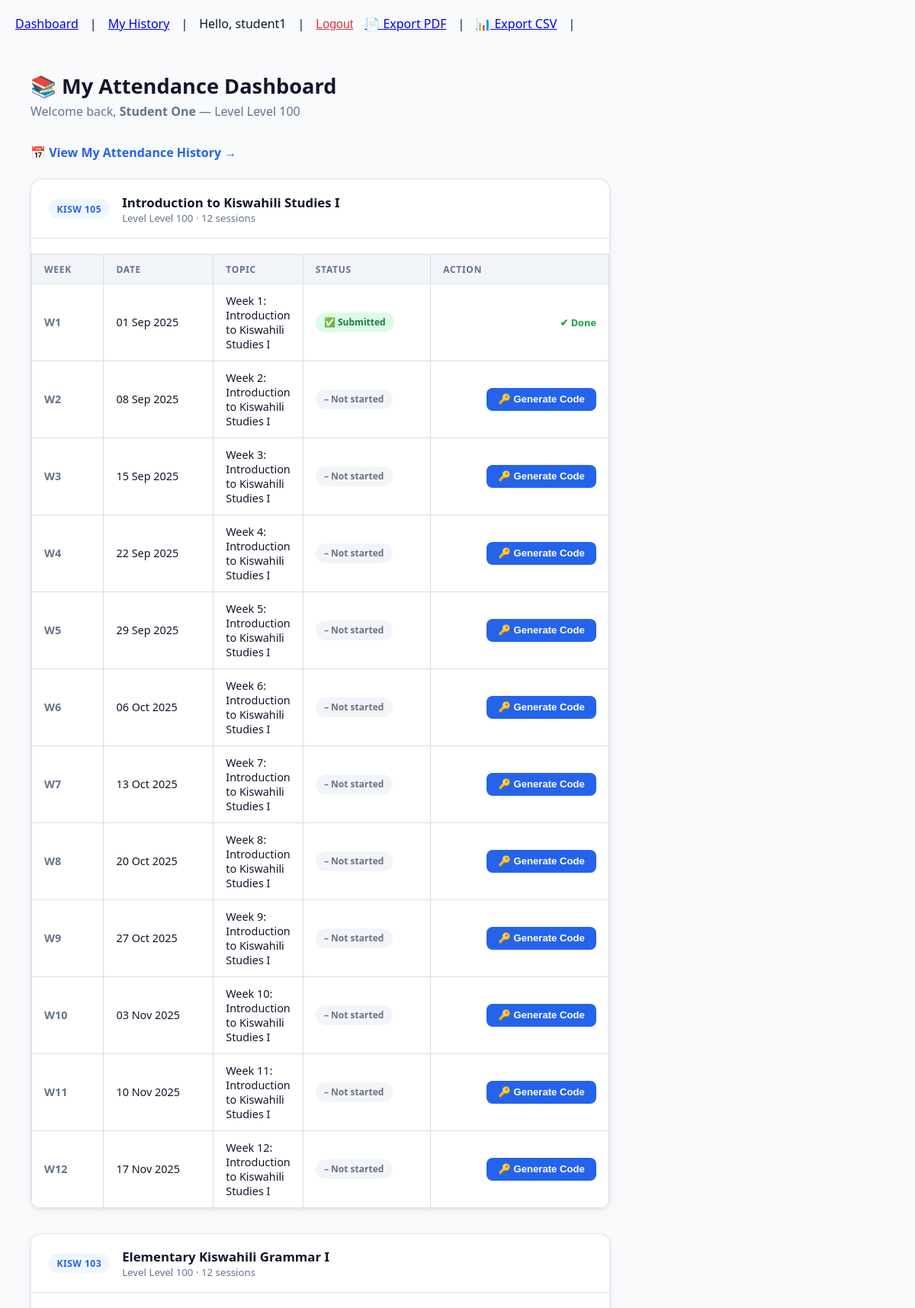
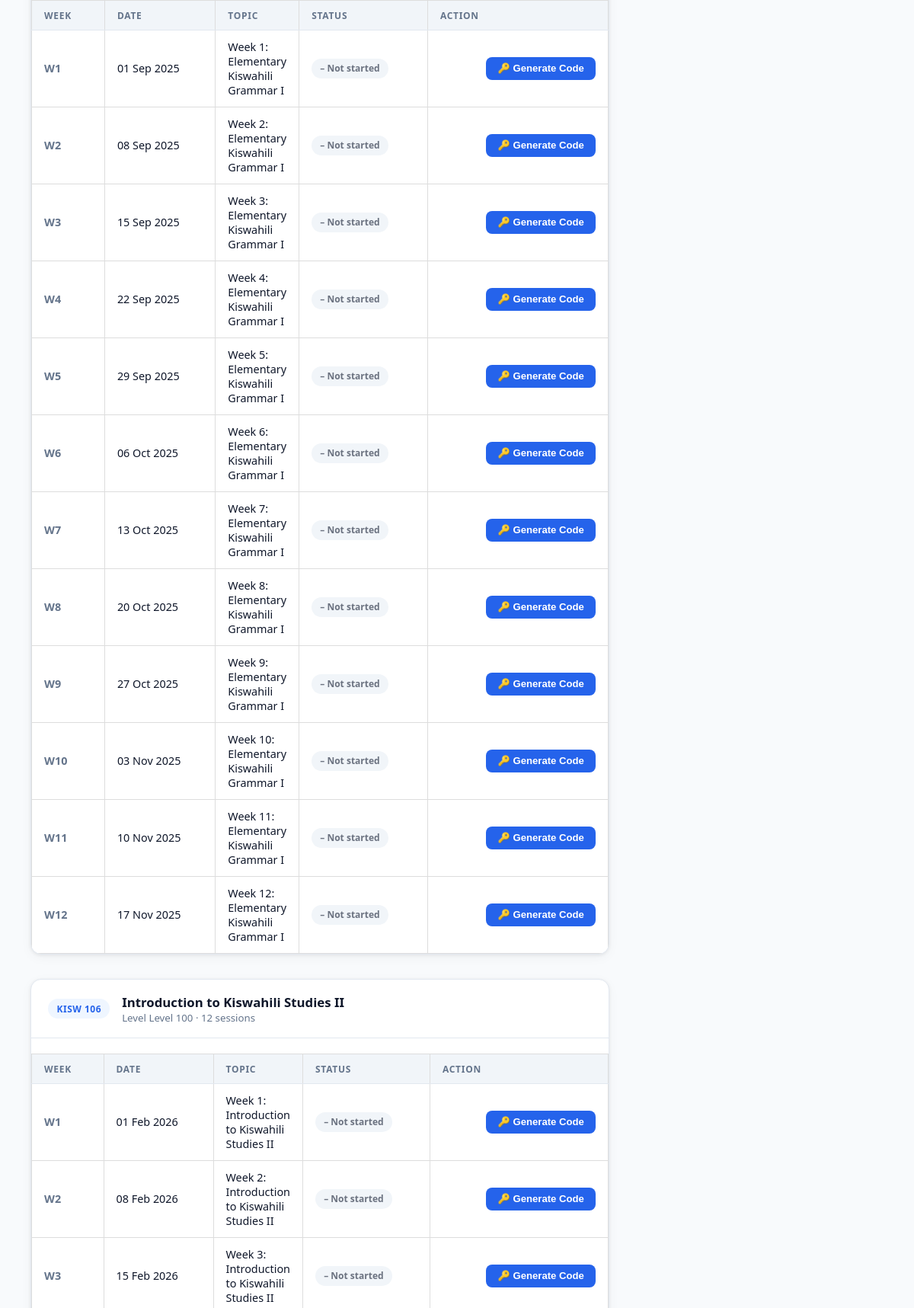
Screenshot of / (signed in, upper part) with the database file from the repository (2 pictures, top to bottom).
### attendance/models.py (models this page shows, shortened)
class UserProfile(models.Model):
    user = models.OneToOneField(User, on_delete=models.CASCADE)
    level = models.ForeignKey(Level, on_delete=models.SET_NULL, null=True, blank=True)
    student_id_number = models.CharField(max_length=50, blank=True, null=True)

class Level(models.Model):
    name = models.CharField(max_length=10, unique=True)
    def __str__(self):
        return f"Level {self.name}"

class Course(models.Model):
    code = models.CharField(max_length=20, unique=True)
    name = models.CharField(max_length=100)
    level = models.ForeignKey(Level, on_delete=models.CASCADE)
    semester = models.ForeignKey(Semester, on_delete=models.CASCADE)

class ClassSession(models.Model):
    course = models.ForeignKey(Course, on_delete=models.CASCADE)
    date = models.DateField()
    topic = models.CharField(max_length=200)
    lecturer = models.ForeignKey(User, on_delete=models.CASCADE)
    created_at = models.DateTimeField(auto_now_add=True)

### attendance/views.py (the view)
# urls.py: path("", views.dashboard, name="dashboard"),
@login_required
def dashboard(request):
    if is_lecturer(request.user):
        return redirect("attendance:lecturer_dashboard")
    profile = get_profile(request.user)
    if not profile:
        return redirect("login")
    courses = Course.objects.filter(level=profile.level, semester__is_archived=False).select_related("semester")
    course_data = []
    for course in courses:
        sessions = ClassSession.objects.filter(course=course).order_by("date")
        weeks = []
        for i, session in enumerate(sessions, start=1):
            code_obj = AttendanceCode.objects.filter(
                student=request.user, class_session=session
            ).first()
            record = AttendanceRecord.objects.filter(
                student=request.user, class_session=session
            ).first()
            if record:
                status = "submitted"
            elif code_obj and not code_obj.is_expired():
                status = "generated"
            elif code_obj and code_obj.is_expired():
                status = "expired"
            else:
                status = "not_started"
            weeks.append({
                "week_num": i,
                "session": session,
                "code_obj": code_obj,
                "record": record,
                "status": status,
            })
        course_data.append({"course": course, "weeks": weeks})
    return render(request, "attendance/dashboard.html", {"course_data": course_data})

### attendance/views.py (called while the page is built)
def is_lecturer(user):
    return user.is_staff or user.groups.filter(name="Lecturer").exists()

def get_profile(user):
    try:
        return user.userprofile
    except UserProfile.DoesNotExist:
        return None

### attendance/templates/attendance/dashboard.html (shortened to what this page needs)
{% extends "attendance/base.html" %}
{% block content %}
<div class="dash-wrap">
  <div class="dash-header">
    <h1>📚 My Attendance Dashboard</h1>
    <p>Welcome back, <strong>{{ request.user.get_full_name|default:request.user.username }}</strong>
       — Level {{ request.user.userprofile.level }}</p>
  </div>
  <p style="margin-bottom:1.5rem">
    <a href="{% url 'attendance:history' %}" style="color:var(--blue);font-weight:600;text-decoration:none">📅 View My Attendance History →</a>
  </p>
  {% for item in course_data %}
  <div class="course-card">
    <div class="course-card-header">
      <span class="course-badge">{{ item.course.code }}</span>
      <div>
        <p class="course-title">{{ item.course.name }}</p>
        <p class="course-subtitle">Level {{ item.course.level }} · {{ item.weeks|length }} sessions</p>
      </div>
    </div>
    <table class="week-table">
      <thead>
        <tr>
          <th class="col-week">Week</th>
          <th class="col-date">Date</th>
          <th>Topic</th>
          <th class="col-status">Status</th>
          <th class="col-action">Action</th>
        </tr>
      </thead>
      <tbody>
        {% for w in item.weeks %}
        <tr id="row-{{ w.session.id }}">
          <td class="col-week">W{{ w.week_num }}</td>
          <td class="col-date">{{ w.session.date|date:"d M Y" }}</td>
          <td>{{ w.session.topic|default:"–" }}</td>
          <td class="col-status">
            <span class="pill status-pill-{{ w.session.id }}
              {% if w.status == 'submitted' %}pill-submitted
              {% elif w.status == 'generated' %}pill-generated
              {% elif w.status == 'expired' %}pill-expired
              {% else %}pill-none{% endif %}">
              {% if w.status == 'submitted' %}✅ Submitted
              {% elif w.status == 'generated' %}🔑 Generated
              {% elif w.status == 'expired' %}⏰ Expired
              {% else %}– Not started{% endif %}
            </span>
          </td>
          <td class="col-action">
            {% if w.status == 'submitted' %}
              <span style="font-size:.8rem;color:var(--green);font-weight:600">✔ Done</span>
            {% elif w.status == 'expired' %}
              <button class="btn btn-generate" onclick="generateCode({{ w.session.id }},this)">🔄 New Code</button>
            {% else %}
              <button class="btn btn-generate" onclick="generateCode({{ w.session.id }},this)">🔑 Generate Code</button>
            {% endif %}
          </td>
        </tr>
        {% endfor %}
      </tbody>
    </table>
  </div>
  {% endfor %}
</div>
{% endblock %}

### attendance/templates/attendance/base.html (shortened to what this page needs)
<!DOCTYPE html>
<html>
<head>
</head>
<body>
    <nav>
        {% if user.is_authenticated %}
            <a href="{% url 'attendance:dashboard' %}">Dashboard</a> |
            <a href="{% url 'attendance:history' %}">My History</a> |
            <span>Hello, {{ user.username }}</span> |
            <form method="post" action="{% url 'logout' %}" class="logout-form">
                <button type="submit" class="logout-btn">Logout</button>
            </form>
        {% else %}
            <a href="{% url 'login' %}">Login</a>
        {% endif %}
{% if user.is_authenticated and not user.is_staff %}
    <a href="{% url 'attendance:export_my_pdf' %}">📄 Export PDF</a> |
    <a href="{% url 'attendance:export_my_csv' %}">📊 Export CSV</a> |
{% endif %}
    </nav>
    {% block content %}{% endblock %}
</body>
</html>

### attendance/templates/attendance/base.html (style rules this page uses)
body { font-family: Arial, sans-serif; max-width: 800px; margin: 0 auto; padding: 20px; }
table { width: 100%; border-collapse: collapse; margin-top: 20px; }
th, td { border: 1px solid #ddd; padding: 12px; text-align: left; }
th { background-color: #f2f2f2; }
.btn { padding: 10px 20px; background: #007bff; color: white; text-decoration: none; border-radius: 4px; border: none; cursor: pointer; }
nav { margin-bottom: 20px; display: flex; gap: 15px; align-items: center; flex-wrap: wrap; }
.logout-form { display: inline; }
.logout-btn { background: none; border: none; color: #dc3545; cursor: pointer; font-size: 16px; text-decoration: underline; padding: 0; }

### attendance/templates/attendance/dashboard.html (style rules this page uses)
:root { --green:#16a34a; --amber:#d97706; --red:#dc2626; --blue:#2563eb; --gray:#6b7280; --bg:#f8fafc; --surface:#ffffff; --border:#e2e8f0; --text:#0f172a; --muted:#64748b; --shadow:0 1px 4px rgba(0,0,0,.07),0 4px 16px rgba(0,0,0,.04); }
body { background:var(--bg);color:var(--text);font-family:'Segoe UI',system-ui,sans-serif;margin:0 }
.dash-wrap { max-width:1100px;margin:0 auto;padding:2rem 1.25rem 4rem }
.dash-header { margin-bottom:2rem }
.dash-header h1 { font-size:1.7rem;font-weight:700;margin:0 0 .25rem }
.dash-header p { margin:0;color:var(--muted) }
.course-card { background:var(--surface);border:1px solid var(--border);border-radius:14px;box-shadow:var(--shadow);margin-bottom:2rem;overflow:hidden }
.course-card-header { padding:1.1rem 1.4rem;border-bottom:1px solid var(--border);display:flex;align-items:center;gap:1rem;flex-wrap:wrap }
.course-badge { background:#eff6ff;color:var(--blue);font-size:.75rem;font-weight:700;padding:.3rem .7rem;border-radius:99px;letter-spacing:.04em;text-transform:uppercase }
.course-title { font-size:1.05rem;font-weight:700;margin:0 }
.course-subtitle { font-size:.83rem;color:var(--muted);margin:0 }
.week-table { width:100%;border-collapse:collapse;font-size:.9rem }
.week-table thead th { background:#f1f5f9;color:var(--muted);font-size:.75rem;font-weight:700;text-transform:uppercase;letter-spacing:.06em;padding:.65rem 1rem;text-align:left;border-bottom:1px solid var(--border) }
.week-table tbody tr { border-bottom:1px solid var(--border);transition:background .15s }
.week-table tbody tr:last-child { border-bottom:none }
.week-table td { padding:.75rem 1rem;vertical-align:middle }
.col-week { width:70px;font-weight:700;color:var(--muted) }
.col-date { width:120px;white-space:nowrap }
.col-status { width:145px }
.col-action { width:220px;text-align:right }
.pill { display:inline-flex;align-items:center;gap:.35rem;font-size:.75rem;font-weight:700;padding:.28rem .7rem;border-radius:99px;white-space:nowrap }
.pill-none { background:#f1f5f9;color:var(--gray) }
.pill-submitted { background:#dcfce7;color:#15803d }
.btn { display:inline-flex;align-items:center;gap:.4rem;cursor:pointer;border:none;border-radius:8px;font-size:.82rem;font-weight:600;padding:.45rem .95rem;transition:all .15s;white-space:nowrap }
.btn-generate { background:var(--blue);color:#fff }

### rows the page displays
Course: course.code "KISW 105", course.name "Introduction to Kiswahili Studies I", course.level "Level 100", weeks|length "12"
ClassSession: week_num "1", session "01 Sep 2025", session.topic "Week 1: Introduction to Kiswahili Studies I", shows "✅ Submitted", shows "✔ Done"
ClassSession: week_num "2", session "08 Sep 2025", session.topic "Week 2: Introduction to Kiswahili Studies I", shows "– Not started"
ClassSession: week_num "3", session "15 Sep 2025", session.topic "Week 3: Introduction to Kiswahili Studies I", shows "– Not started"
ClassSession: week_num "4", session "22 Sep 2025", session.topic "Week 4: Introduction to Kiswahili Studies I", shows "– Not started"
ClassSession: week_num "5", session "29 Sep 2025", session.topic "Week 5: Introduction to Kiswahili Studies I", shows "– Not started"
ClassSession: week_num "6", session "06 Oct 2025", session.topic "Week 6: Introduction to Kiswahili Studies I", shows "– Not started"
ClassSession: week_num "7", session "13 Oct 2025", session.topic "Week 7: Introduction to Kiswahili Studies I", shows "– Not started"
ClassSession: week_num "8", session "20 Oct 2025", session.topic "Week 8: Introduction to Kiswahili Studies I", shows "– Not started"
ClassSession: week_num "9", session "27 Oct 2025", session.topic "Week 9: Introduction to Kiswahili Studies I", shows "– Not started"
ClassSession: week_num "10", session "03 Nov 2025", session.topic "Week 10: Introduction to Kiswahili Studies I", shows "– Not started"
ClassSession: week_num "11", session "10 Nov 2025", session.topic "Week 11: Introduction to Kiswahili Studies I", shows "– Not started"
ClassSession: week_num "12", session "17 Nov 2025", session.topic "Week 12: Introduction to Kiswahili Studies I", shows "– Not started"
Course: course.code "KISW 103", course.name "Elementary Kiswahili Grammar I", course.level "Level 100", weeks|length "12"
ClassSession: week_num "1", session "01 Sep 2025", session.topic "Week 1: Elementary Kiswahili Grammar I", shows "– Not started"
ClassSession: week_num "2", session "08 Sep 2025", session.topic "Week 2: Elementary Kiswahili Grammar I", shows "– Not started"
ClassSession: week_num "3", session "15 Sep 2025", session.topic "Week 3: Elementary Kiswahili Grammar I", shows "– Not started"
ClassSession: week_num "4", session "22 Sep 2025", session.topic "Week 4: Elementary Kiswahili Grammar I", shows "– Not started"
ClassSession: week_num "5", session "29 Sep 2025", session.topic "Week 5: Elementary Kiswahili Grammar I", shows "– Not started"
ClassSession: week_num "6", session "06 Oct 2025", session.topic "Week 6: Elementary Kiswahili Grammar I", shows "– Not started"
ClassSession: week_num "7", session "13 Oct 2025", session.topic "Week 7: Elementary Kiswahili Grammar I", shows "– Not started"
ClassSession: week_num "8", session "20 Oct 2025", session.topic "Week 8: Elementary Kiswahili Grammar I", shows "– Not started"
ClassSession: week_num "9", session "27 Oct 2025", session.topic "Week 9: Elementary Kiswahili Grammar I", shows "– Not started"
ClassSession: week_num "10", session "03 Nov 2025", session.topic "Week 10: Elementary Kiswahili Grammar I", shows "– Not started"
ClassSession: week_num "11", session "10 Nov 2025", session.topic "Week 11: Elementary Kiswahili Grammar I", shows "– Not started"
ClassSession: week_num "12", session "17 Nov 2025", session.topic "Week 12: Elementary Kiswahili Grammar I", shows "– Not started"
Course: course.code "KISW 106", course.name "Introduction to Kiswahili Studies II", course.level "Level 100", weeks|length "12"
ClassSession: week_num "1", session "01 Feb 2026", session.topic "Week 1: Introduction to Kiswahili Studies II", shows "– Not started"
ClassSession: week_num "2", session "08 Feb 2026", session.topic "Week 2: Introduction to Kiswahili Studies II", shows "– Not started"
ClassSession: week_num "3", session "15 Feb 2026", session.topic "Week 3: Introduction to Kiswahili Studies II", shows "– Not started"

### other values shown
{{ user.username }} "student1"
{{ request.user.get_full_name|default:request.user.username }} "Student One"
{{ request.user.userprofile.level }} "Level 100"
